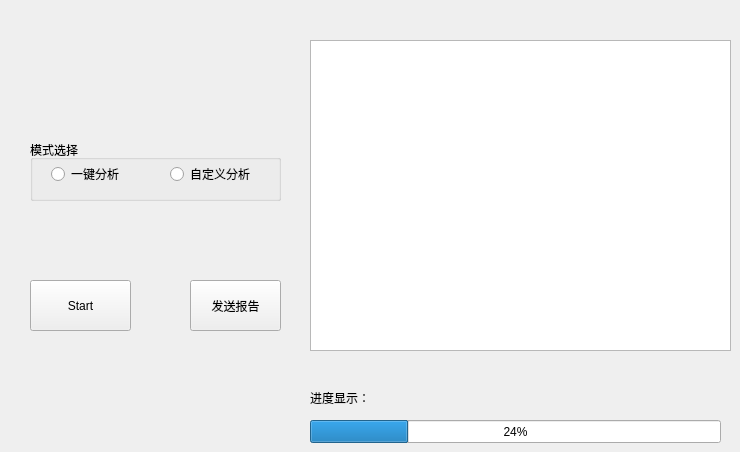
    <widget class="QWidget" name="tab_Home">
     <attribute name="title">
      <string>主页</string>
     </attribute>
     <widget class="QGroupBox" name="groupBox_Mode">
      <property name="geometry">
       <rect>
        <x>30</x>
        <y>140</y>
        <width>251</width>
        <height>61</height>
       </rect>
      </property>
      <property name="title">
       <string>模式选择</string>
      </property>
      <widget class="QRadioButton" name="radioButton_OneKey">
       <property name="geometry">
        <rect>
         <x>21</x>
         <y>26</y>
         <width>89</width>
         <height>16</height>
        </rect>
       </property>
       <property name="text">
        <string>一键分析</string>
       </property>
      </widget>
      <widget class="QRadioButton" name="radioButton_Custom">
       <property name="geometry">
        <rect>
         <x>140</x>
         <y>26</y>
         <width>101</width>
         <height>16</height>
        </rect>
       </property>
       <property name="text">
        <string>自定义分析</string>
       </property>
      </widget>
     </widget>
     <widget class="QPushButton" name="pushButton_StartAll">
      <property name="geometry">
       <rect>
        <x>30</x>
        <y>280</y>
        <width>101</width>
        <height>51</height>
       </rect>
      </property>
      <property name="text">
       <string>Start</string>
      </property>
     </widget>
     <widget class="QPushButton" name="pushButton_Email">
      <property name="geometry">
       <rect>
        <x>190</x>
        <y>280</y>
        <width>91</width>
        <height>51</height>
       </rect>
      </property>
      <property name="text">
       <string>发送报告</string>
      </property>
     </widget>
     <widget class="QTextBrowser" name="textBrowser_Home">
      <property name="geometry">
       <rect>
        <x>310</x>
        <y>40</y>
        <width>421</width>
        <height>311</height>
       </rect>
      </property>
      <property name="html">
       <string>&lt;!DOCTYPE HTML PUBLIC &quot;-//W3C//DTD HTML 4.0//EN&quot; &quot;http://www.w3.org/TR/REC-html40/strict.dtd&quot;&gt;
&lt;html&gt;&lt;head&gt;&lt;meta name=&quot;qrichtext&quot; content=&quot;1&quot; /&gt;&lt;style type=&quot;text/css&quot;&gt;
p, li { white-space: pre-wrap; }
&lt;/style&gt;&lt;/head&gt;&lt;body style=&quot; font-family:'SimSun'; font-size:9pt; font-weight:400; font-style:normal;&quot;&gt;
&lt;p style=&quot;-qt-paragraph-type:empty; margin-top:0px; margin-bottom:0px; margin-left:0px; margin-right:0px; -qt-block-indent:0; text-indent:0px;&quot;&gt;&lt;br /&gt;&lt;/p&gt;&lt;/body&gt;&lt;/html&gt;</string>
      </property>
     </widget>
     <widget class="QProgressBar" name="progressBar_Home">
      <property name="geometry">
       <rect>
        <x>310</x>
        <y>420</y>
        <width>411</width>
        <height>23</height>
       </rect>
      </property>
      <property name="value">
       <number>24</number>
      </property>
     </widget>
     <widget class="QLabel" name="label">
      <property name="geometry">
       <rect>
        <x>310</x>
        <y>390</y>
        <width>72</width>
        <height>15</height>
       </rect>
      </property>
      <property name="text">
       <string>进度显示：</string>
      </property>
     </widget>
    </widget>
